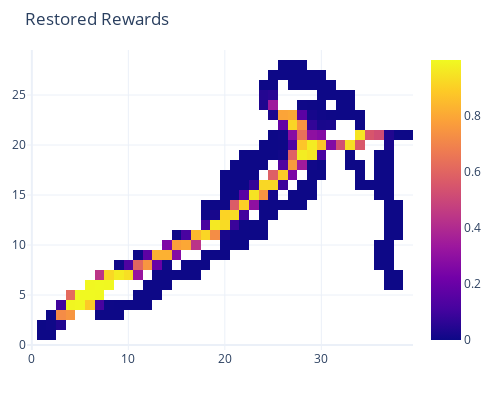
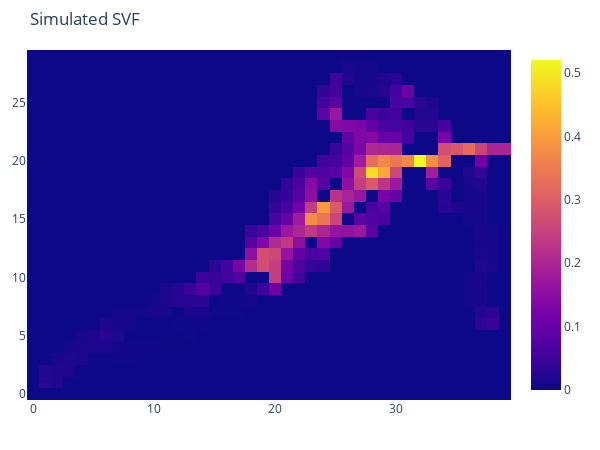

These figures' notebook cell, in order:
### Code cell
env_folder_path = 'wifi_track_data/dacang/grid_data/env_imgs/40_30'
expert_traj_path = "wifi_track_data/dacang/track_data/trajs_sliced_0229_40x30.csv"
#model_path = 'train/0227/0227(60,120,120,240,240,120,60)lr0.00005/model_deep_irl_fc_epoch293_mse2.277986526489258_0227.pth'
#model_path = 'train/0225/model_deep_irl_fc_epoch298_mse2.461331367492676_0225.pth'
model_path = r'train\0229\0229sliced_v0.001_tp0.6_dis0.95_lr0.0001_wd0.2_clip-1_l(60, 120, 240, 120, 60)\model_deep_irl_fc_epoch3007_mse0.8404108881950378_0229.pth'
world = GridWorld_envGen(
    width=40,height=30,
    envs_img_folder_path=env_folder_path,
    experts_traj_filePath=expert_traj_path,
    model_path=model_path,
    model_n_input=30,
    model_layers=[60,120,240,120,60],
    trans_prob=0.6,
    discount=0.95
)

### Figure 1 — Plotly figure (JSON) as saved in the notebook; plotly's stock layout.template omitted (floating-point values rounded to 4 significant figures; data arrays with more than 128 entries replaced by an {"elided": "..."} marker saying what was removed)
{"data": [{"type": "heatmap", "z": {"elided": "30x40 float values"}}], "layout": {"autosize": false, "height": 400, "margin": {"b": 50, "l": 20, "r": 20, "t": 50}, "title": {"text": "Restored Rewards"}, "width": 500}}

### Figure 2 — Plotly figure (JSON) as saved in the notebook; plotly's stock layout.template omitted (floating-point values rounded to 4 significant figures; data arrays with more than 128 entries replaced by an {"elided": "..."} marker saying what was removed)
{"data": [{"type": "heatmap", "z": {"elided": "30x40 float values"}}], "layout": {"autosize": false, "height": 450, "margin": {"b": 50, "l": 20, "r": 20, "t": 50}, "title": {"text": "Simulated SVF"}, "width": 600}}
